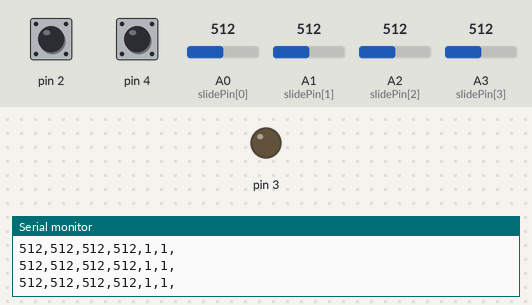
A program run on a simulated Teensy 4. Shown: output pins drawn as LEDs (lit = HIGH), the last lines printed to the serial monitor. Inputs (shaded band) come from the test bench; at power-on: pin 2 HIGH, pin 4 HIGH, A0 (slidePin[0]) = 512, A1 (slidePin[1]) = 512, A2 (slidePin[2]) = 512, A3 (slidePin[3]) = 512. The ROS host is connected and sends only what is stated.

Above: at 1.2 s.
1.3 s: pin 2 pulled LOW for 0.15 s
At 1.43 s:
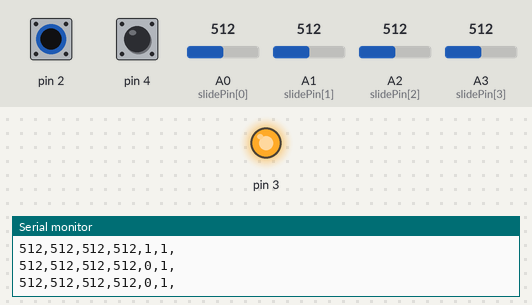
3.0 s: pin 2 pulled LOW for 3.2 s
At 7.2 s:
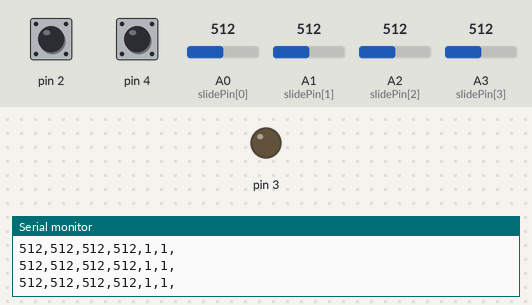
Timing chart, 0 to 8.7 s (numbered marks = the images above; inputs shaded):
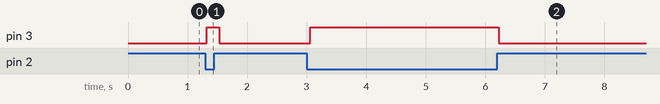

The program:

main.cpp
```cpp
#include <Arduino.h>
#include <ros.h>
#include <std_msgs/Float64MultiArray.h>
#include <std_msgs/Bool.h>

int slide[4] = {0,0,0,0};
int slidePin[4] = {14,15,16,17};

// ros interface
ros::NodeHandle nh;

std_msgs::Float64MultiArray msg_inertia_diff;
std_msgs::Float64MultiArray msg_viscosity_diff;
std_msgs::Float64MultiArray msg_wheel;
std_msgs::Bool msg_activate;
ros::Publisher pub_inertia_diff("/torque_controller/impedance/inertia_diff_command", &msg_inertia_diff);
ros::Publisher pub_viscosity_diff("/torque_controller/impedance/viscosity_diff_command", &msg_viscosity_diff);
ros::Publisher pub_wheel("/torque_controller/wheels_command", &msg_wheel);
ros::Publisher pub_activate("/torque_controller/enable_motion_combination", &msg_activate);

void setup() {
  // put your setup code here, to run once:
  Serial.begin(115200);
  pinMode(2,INPUT_PULLUP);
  pinMode(4,INPUT_PULLUP);
  pinMode(3,OUTPUT);

  msg_inertia_diff.data = (float*) malloc(sizeof(float) * 3);
  msg_inertia_diff.data_length = 3;
  msg_viscosity_diff.data = (float*) malloc(sizeof(float) * 3);
  msg_viscosity_diff.data_length = 3;
  msg_wheel.data = (float*) malloc(sizeof(float) * 1);
  msg_wheel.data_length = 1;

  nh.getHardware()->setBaud(115200);
  nh.initNode();
  nh.advertise(pub_inertia_diff);
  nh.advertise(pub_viscosity_diff);
  nh.advertise(pub_wheel);
  nh.advertise(pub_activate);
}

void loop() {
  // put your main code here, to run repeatedly
  for(int i=0;i<sizeof(slide)/sizeof(slide[0]);i++) {
    slide[i] = analogRead(slidePin[i]);
  }
  int button1 = digitalRead(2);
  int button2 = digitalRead(4);
  digitalWrite(3, !button1);

  Serial.print(slide[0]);
  Serial.print(",");
  Serial.print(slide[1]);
  Serial.print(",");
  Serial.print(slide[2]);
  Serial.print(",");
  Serial.print(slide[3]);
  Serial.print(",");
  Serial.print(button1);
  Serial.print(",");
  Serial.print(button2);
  Serial.print(",");
  Serial.println();

  msg_inertia_diff.data[0] = slide[0];
  msg_inertia_diff.data[1] = slide[0];
  msg_inertia_diff.data[2] = slide[0];

  msg_viscosity_diff.data[0] = slide[1];
  msg_viscosity_diff.data[1] = slide[1];
  msg_viscosity_diff.data[2] = slide[1];
  if (!button1) {
    msg_wheel.data[0] = 800;
  } else {
    msg_wheel.data[0] = 0;
  }

  if (!button2) {
    msg_activate.data = true;
  } else {
    msg_activate.data = false;
  }

  pub_inertia_diff.publish(&msg_inertia_diff);
  pub_viscosity_diff.publish(&msg_viscosity_diff);
  pub_wheel.publish(&msg_wheel);
  pub_activate.publish(&msg_activate);

  delay(100);
  nh.spinOnce();
}
```

Measured:
- after the input at 1.3 s, pin 3: LOW → HIGH at once, → LOW 0.20 s later
- after the input at 3.0 s, pin 3: LOW → HIGH after 0.06 s, → LOW 3.2 s later
